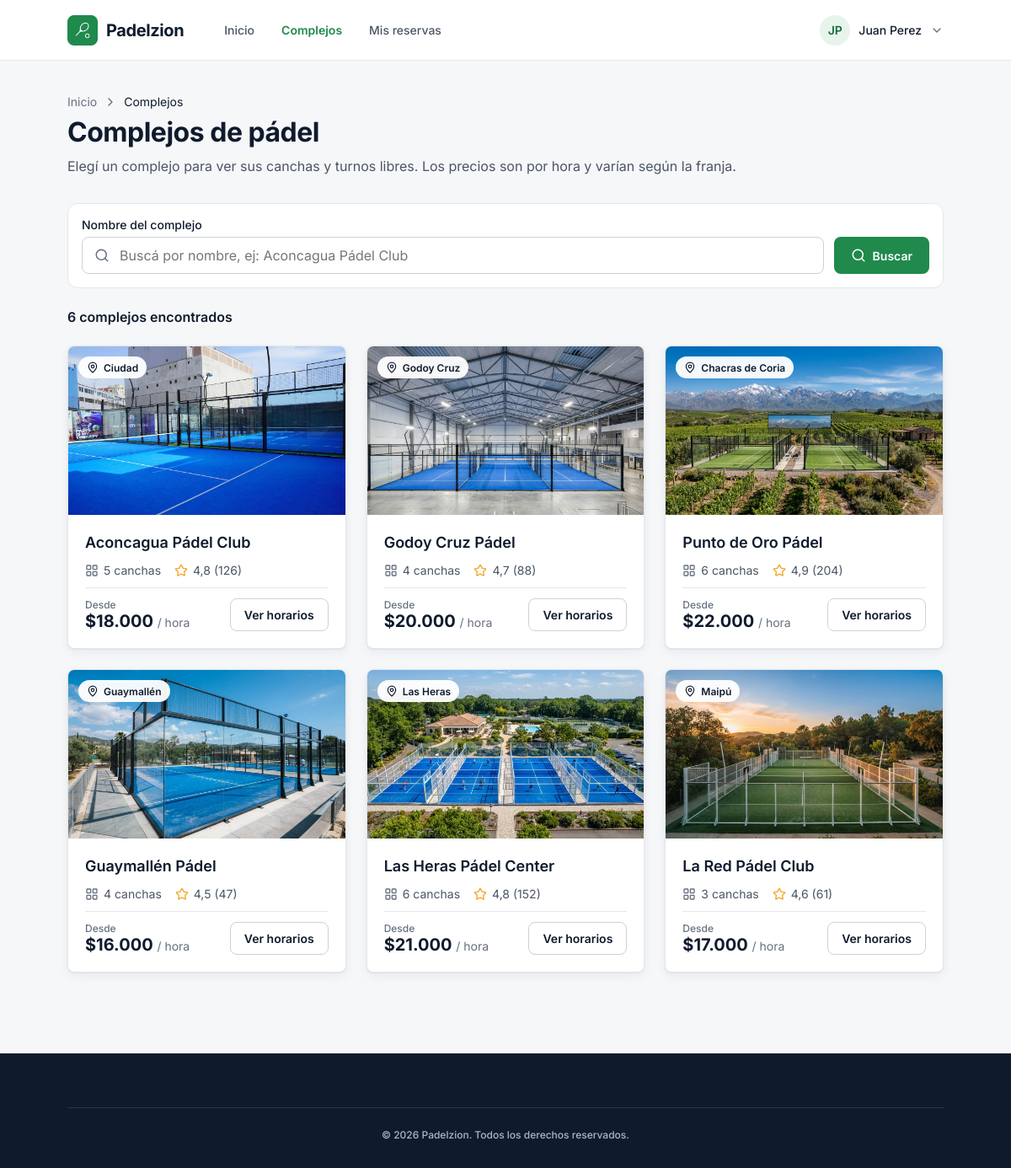
The app's page /complejos.php (signed in) with its own data.
### tables this page shows
CREATE TABLE IF NOT EXISTS imagenes (
  id INT AUTO_INCREMENT PRIMARY KEY,
  complejo_id INT NOT NULL,
  archivo VARCHAR(100) NOT NULL,
  portada TINYINT(1) NOT NULL DEFAULT 0,
  FOREIGN KEY (complejo_id) REFERENCES complejos(id)
);

CREATE TABLE IF NOT EXISTS complejos (
  id INT AUTO_INCREMENT PRIMARY KEY,
  nombre VARCHAR(100) NOT NULL,
  zona VARCHAR(50) NOT NULL,
  direccion VARCHAR(150) NOT NULL,
  descripcion TEXT NOT NULL,
  cantidad_canchas INT NOT NULL,
  puntaje DECIMAL(2,1) NOT NULL,
  opiniones INT NOT NULL,
  precio_desde INT NOT NULL
);

### includes/card-complejo.php (the view)
<a class="card" href="complejo.php?id=<?php echo $complejo["id"]; ?>">
  <div class="card-imagen">
    <img src="img/<?php echo $complejo["imagen"]; ?>" alt="<?php echo $complejo["nombre"]; ?>">
    <span class="etiqueta"><img src="img/iconos/ubicacion.svg" alt=""> <?php echo $complejo["zona"]; ?></span>
  </div>
  <div class="card-cuerpo">
    <h3><?php echo $complejo["nombre"]; ?></h3>
    <div class="card-rasgos">
      <span><img src="img/iconos/canchas.svg" alt=""> <?php echo $complejo["cantidad_canchas"]; ?> canchas</span>
      <span><img src="img/iconos/estrella.svg" alt=""> <?php echo number_format($complejo["puntaje"], 1, ",", "."); ?> (<?php echo $complejo["opiniones"]; ?>)</span>
    </div>
    <div class="card-pie">
      <div>
        <p class="card-desde">Desde</p>
        <p class="card-precio">$<?php echo number_format($complejo["precio_desde"], 0, ",", "."); ?> <span>/ hora</span></p>
      </div>
      <span class="boton-borde">Ver horarios</span>
    </div>
  </div>
</a>

### complejos.php (shortened to what this page needs)
<?php
include "config/conexion.php";
$buscar = "";
$filtro = "%" . $buscar . "%";
$sql = "SELECT complejos.*, imagenes.archivo AS imagen FROM complejos
        JOIN imagenes ON imagenes.complejo_id = complejos.id AND imagenes.portada = 1
        WHERE complejos.nombre LIKE ? ORDER BY complejos.id";
$stmt = $conn->prepare($sql);
$stmt->bind_param("s", $filtro);
$stmt->execute();
$complejos = $stmt->get_result();
$total = $complejos->num_rows;
?>
<!DOCTYPE html>
<html lang="es">
<head>
  <link rel="stylesheet" href="css/estilos.css">
</head>
<body class="fondo-gris">
  <?php include "includes/navbar.php"; ?>
  <main class="contenido">
    <div class="encabezado-pagina">
      <div class="breadcrumb">
        <a href="index.php">Inicio</a>
        <img src="img/iconos/flecha-derecha.svg" alt="">
        <span>Complejos</span>
      </div>
      <h1>Complejos de pádel</h1>
      <p>Elegí un complejo para ver sus canchas y turnos libres. Los precios son por hora y varían según la franja.</p>
    </div>
    <form class="filtros" action="complejos.php" method="GET">
      <div class="campo">
        <label for="buscar">Nombre del complejo</label>
        <div class="campo-input">
          <img src="img/iconos/buscar.svg" alt="">
          <input type="text" id="buscar" name="buscar" placeholder="Buscá por nombre, ej: Aconcagua Pádel Club" value="<?php echo htmlspecialchars($buscar); ?>">
        </div>
      </div>
      <button type="submit" class="boton-buscar"><img src="img/iconos/buscar-blanco.svg" alt=""> Buscar</button>
    </form>
    <?php if ($total == 1) { ?>
      <p class="resultados-total">1 complejo encontrado</p>
    <?php } else { ?>
      <p class="resultados-total"><?php echo $total; ?> complejos encontrados</p>
    <?php } ?>
    <?php if ($total == 0) { ?>
      <div class="sin-resultados">
        <p>No encontramos complejos con ese nombre. Probá con otra búsqueda.</p>
        <a href="complejos.php" class="boton-borde">Ver todos los complejos</a>
      </div>
    <?php } else { ?>
      <div class="grilla-complejos">
        <?php while ($complejo = $complejos->fetch_assoc()) { ?>
          <?php include "includes/card-complejo.php"; ?>
        <?php } ?>
      </div>
    <?php } ?>
  </main>
  <?php include "includes/footer.php"; ?>
</body>
</html>

### css/estilos.css (style rules this page uses)
* { box-sizing: border-box; }
body { margin: 0; font-family: "Inter", Arial, sans-serif; color: #0F1B2D; background-color: #FFFFFF; }
h1, h2, h3, p { margin: 0; }
a { text-decoration: none; }
.campo { display: flex; flex-direction: column; gap: 6px; }
.campo label { font-size: 14px; font-weight: 500; }
.campo-input { display: flex; align-items: center; gap: 10px; height: 44px; padding: 0 14px; border: 1px solid #CBD2DA; border-radius: 8px; background-color: #FFFFFF; }
.campo-input img { width: 18px; height: 18px; }
.campo-input input { width: 100%; border: none; outline: none; font-family: "Inter", Arial, sans-serif; font-size: 16px; color: #0F1B2D; }
.boton-borde { display: inline-block; padding: 10px 16px; border: 1px solid #CBD2DA; border-radius: 8px; background-color: #FFFFFF; color: #0F1B2D; font-size: 14px; font-weight: 600; }
.boton-buscar { display: flex; align-items: center; gap: 8px; height: 44px; padding: 0 24px; border: none; border-radius: 8px; background-color: #1F8A4C; color: #FFFFFF; font-family: "Inter", Arial, sans-serif; font-size: 14px; font-weight: 600; cursor: pointer; }
.boton-buscar img { width: 18px; height: 18px; }
.card { flex: 1; overflow: hidden; border: 1px solid #E3E7EC; border-radius: 8px; background-color: #FFFFFF; color: #0F1B2D; box-shadow: 0 1px 2px rgba(15, 27, 45, 0.06), 0 4px 12px rgba(15, 27, 45, 0.06); }
.card-imagen { position: relative; height: 200px; }
.card-imagen > img { width: 100%; height: 200px; object-fit: cover; }
.etiqueta { position: absolute; top: 12px; left: 12px; display: flex; align-items: center; gap: 6px; height: 26px; padding: 4px 10px; border-radius: 999px; background-color: rgba(255, 255, 255, 0.95); font-size: 12px; font-weight: 600; }
.etiqueta img { width: 14px; height: 14px; }
.card-cuerpo { padding: 20px; }
.card-cuerpo h3 { font-size: 18px; font-weight: 600; line-height: 1.4; }
.card-rasgos { display: flex; gap: 16px; margin-top: 12px; font-size: 14px; color: #4A5565; }
.card-rasgos span { display: flex; align-items: center; gap: 6px; }
.card-rasgos img { width: 16px; height: 16px; }
.card-pie { display: flex; justify-content: space-between; align-items: flex-end; margin-top: 12px; padding-top: 12px; border-top: 1px solid #E3E7EC; }
.card-desde { font-size: 12px; font-weight: 500; color: #667080; }
.card-precio { font-size: 20px; font-weight: 700; }
.card-precio span { font-size: 14px; font-weight: 400; color: #667080; }
.fondo-gris { background-color: #F6F7F9; }
.contenido { padding: 40px 80px 96px 80px; }
.encabezado-pagina { margin-bottom: 32px; }
.breadcrumb { display: flex; align-items: center; gap: 8px; margin-bottom: 8px; font-size: 14px; }
.breadcrumb a { color: #667080; }
.breadcrumb img { width: 16px; height: 16px; }
.encabezado-pagina h1 { margin-bottom: 8px; font-size: 32px; font-weight: 700; line-height: 1.25; letter-spacing: -0.5px; }
.encabezado-pagina p { font-size: 16px; line-height: 1.5; color: #4A5565; }
.filtros { display: flex; align-items: flex-end; gap: 12px; margin-bottom: 24px; padding: 16px; border: 1px solid #E3E7EC; border-radius: 12px; background-color: #FFFFFF; }
.filtros .campo { flex: 1; }
.filtros .boton-buscar { padding: 0 20px; }
.resultados-total { margin-bottom: 24px; font-size: 16px; font-weight: 600; }
.grilla-complejos { display: grid; grid-template-columns: 1fr 1fr 1fr; gap: 24px; }

### records on screen
imagenes: archivo (picture), complejo.zona "Ciudad", complejo.nombre "Aconcagua Pádel Club", complejo.cantidad_canchas "5", complejo.puntaje "4,8", complejo.opiniones "126", complejo.precio_desde "18.000"
imagenes: archivo (picture), complejo.zona "Godoy Cruz", complejo.nombre "Godoy Cruz Pádel", complejo.cantidad_canchas "4", complejo.puntaje "4,7", complejo.opiniones "88", complejo.precio_desde "20.000"
imagenes: archivo (picture), complejo.zona "Chacras de Coria", complejo.nombre "Punto de Oro Pádel", complejo.cantidad_canchas "6", complejo.puntaje "4,9", complejo.opiniones "204", complejo.precio_desde "22.000"
imagenes: archivo (picture), complejo.zona "Guaymallén", complejo.nombre "Guaymallén Pádel", complejo.cantidad_canchas "4", complejo.puntaje "4,5", complejo.opiniones "47", complejo.precio_desde "16.000"
imagenes: archivo (picture), complejo.zona "Las Heras", complejo.nombre "Las Heras Pádel Center", complejo.cantidad_canchas "6", complejo.puntaje "4,8", complejo.opiniones "152", complejo.precio_desde "21.000"
imagenes: archivo (picture), complejo.zona "Maipú", complejo.nombre "La Red Pádel Club", complejo.cantidad_canchas "3", complejo.puntaje "4,6", complejo.opiniones "61", complejo.precio_desde "17.000"

### other values on screen
$_SESSION["usuario_iniciales"] "JP"
$_SESSION["usuario_nombre"] "Juan Perez"
$total "6"
